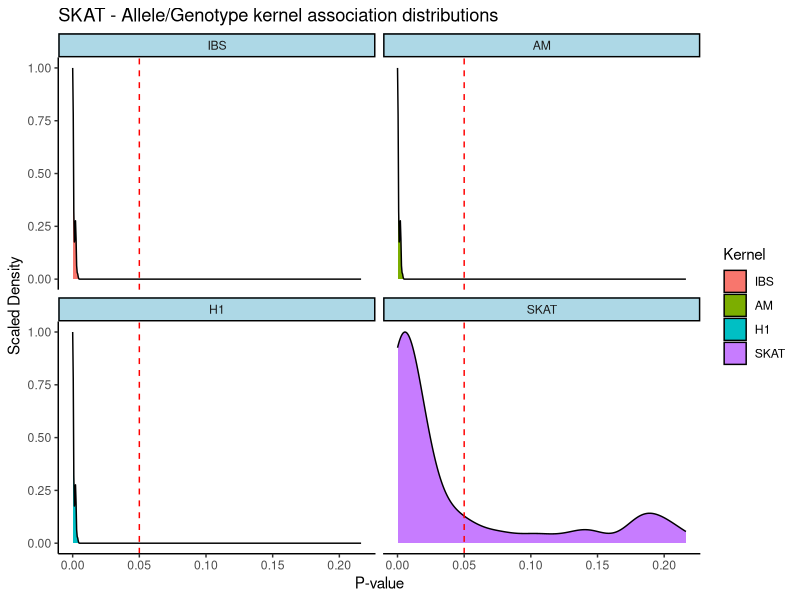
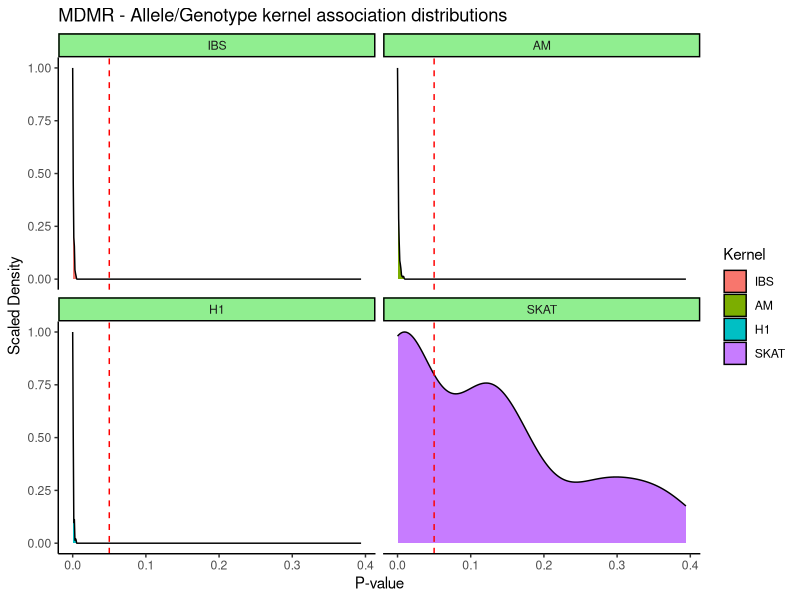
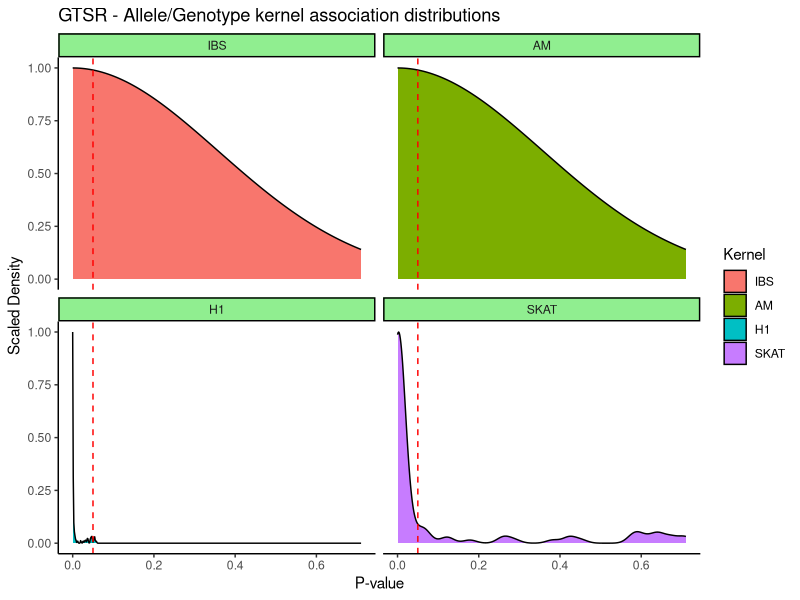

These charts were generated, in order, by the following R code:
setwd("C:/Users/Peter/Documents/Uottawa/2018 - 2019 Honour's project/Cluster files/Final codes/Genetic-Association-Methodology-Research/Crohns Disease/Allele Kernel Analysis/Focal Point Analysis")

focal_data = read.table("New_Allele_Kernel_Data.txt" )
View(focal_data)
colnames(focal_data) = c("Statistic", "IBS", "AM", "AS", "H1", "SKAT")

focal_data = focal_data[,-4] #Accidently added AS kernel...but we don' want to study AS
# - 3/27/2019

### ----- SKAT ----- ###
library(dplyr)
SKAT = filter(focal_data, Statistic == "SKAT")

library(reshape2)
Stacked_SKAT = melt(data=SKAT, id.vars = 1) 

library(ggplot2)
ggplot(Stacked_SKAT, aes(x=value, y = ..scaled.., fill=variable)) + geom_density() + facet_wrap(~variable) +
  geom_vline(xintercept = 0.05, show.legend = TRUE, linetype = "dashed", color = "red") +
  ggtitle("SKAT - Allele/Genotype kernel association distributions") +
  xlab("P-value") + ylab("Scaled Density") +
  theme_classic() +
  theme(strip.background = element_rect(fill="lightblue")) +
  scale_fill_discrete(name = "Kernel")



### ----- MDMR ----- ###
library(dplyr)
MDMR = filter(focal_data, Statistic == "MDMR")

library(reshape2)
Stacked_MDMR = melt(data=MDMR, id.vars = 1) 

library(ggplot2)
ggplot(Stacked_MDMR, aes(x=value, y = ..scaled.., fill=variable)) + geom_density() + facet_wrap(~variable) +
  geom_vline(xintercept = 0.05, show.legend = TRUE, linetype = "dashed", color = "red") +
  ggtitle("MDMR - Allele/Genotype kernel association distributions") +
  xlab("P-value") + ylab("Scaled Density") +
  theme_classic() +
  theme(strip.background = element_rect(fill="lightgreen")) +
  scale_fill_discrete(name = "Kernel")


### ----- GTSR ----- ###
library(dplyr)
GTSM = filter(focal_data, Statistic == "GTSM")

library(reshape2)
Stacked_GTSM = melt(data=GTSM, id.vars = 1) 

library(ggplot2)
ggplot(Stacked_GTSM, aes(x=value, y=..scaled.., fill=variable)) + geom_density() + facet_wrap(~variable) +
  geom_vline(xintercept = 0.05, show.legend = TRUE, linetype = "dashed", color = "red") +
  ggtitle("GTSR - Allele/Genotype kernel association distributions") +
  xlab("P-value") + ylab("Scaled Density") +
  theme_classic() + 
  theme(strip.background = element_rect(fill="lightgreen")) +
  scale_fill_discrete(name = "Kernel")




